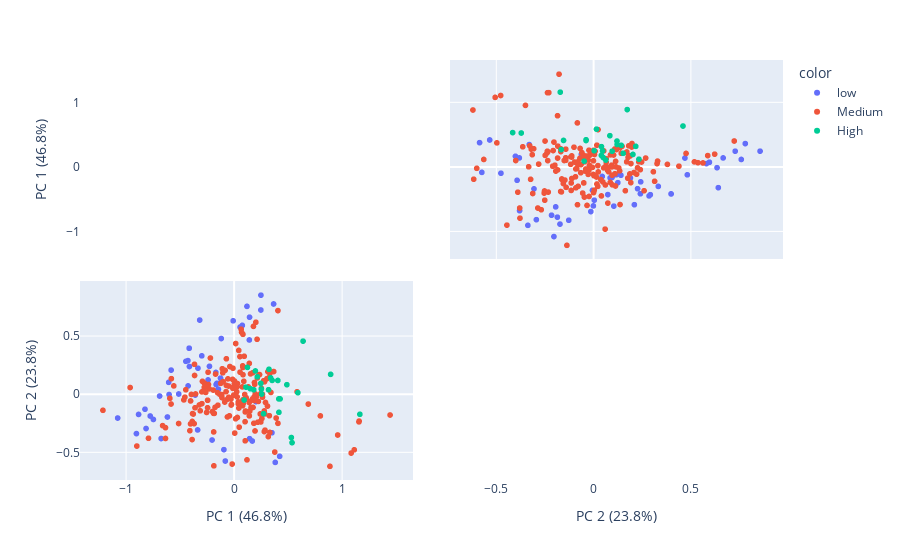

Source (notebook cell):
### Code cell
# for health_PC3_PC4
labels_3_4 = {
    str(i): f"PC {i+1} ({var:.1f}%)"
    for i, var in enumerate(pca.explained_variance_ratio_ * 100)
}
fig = px.scatter_matrix(
    health_pca_3_4,
    labels=labels,
    dimensions=range(2),
    color = rate_label
)
fig.update_traces(diagonal_visible=False)
fig.show()

### Figure 1 — Plotly figure (JSON) as saved in the notebook; plotly's stock layout.template omitted (floating-point values rounded to 4 significant figures; data arrays with more than 128 entries replaced by an {"elided": "..."} marker saying what was removed)
{"data": [{"diagonal": {"visible": false}, "dimensions": [{"axis": {"matches": true}, "label": "PC 1 (46.8%)", "values": [-0.3597, -0.241, -0.4278, -0.6021, 0.07569, -0.4135, -0.2282, -0.3186, -0.747, -0.6897, -1.078, -0.8155, -0.9042, -0.6758, -0.4158, -0.583, -0.8249, -0.119, -0.008691, 0.1192, -0.4158, -0.6056, 0.1412, 0.07569, 0.3656, 0.1428, -0.145, 0.2017, -0.1667, 0.2478, 0.05507, -0.8845, -0.5126, -0.3347, -0.4263, 0.2483, 0.3504, -0.3376, -0.1603, -0.6172, -0.1191, -0.1688, -0.4466, -0.2993, -0.7768, 0.4217, 0.1684, -0.1258, -0.09437, -0.2042, 0.3808, -0.08131, 0.1434]}, {"axis": {"matches": true}, "label": "PC 2 (23.8%)", "values": [-0.005747, 0.1245, 0.2915, -0.001236, 0.5949, 0.2405, 0.2419, 0.6409, -0.2162, -0.01421, -0.2039, -0.2941, -0.3379, -0.3805, 0.3982, 0.2095, -0.1277, 0.4815, 0.6343, 0.7588, 0.3982, 0.1038, 0.4693, 0.5949, 0.7795, 0.6656, 0.0444, -0.0626, 0.08477, 0.7275, 0.5798, -0.1727, 0.003537, 0.2259, 0.07304, 0.8555, -0.3307, -0.3063, 0.09468, -0.1949, 0.116, 0.1891, 0.285, 0.3324, -0.1862, -0.5341, -0.4018, 0.1403, -0.4763, -0.3932, -0.5861, -0.5744, -0.3816]}], "hoverlabel": {"namelength": 0}, "hovertemplate": "color=low<br>%{xaxis.title.text}=%{x}<br>%{yaxis.title.text}=%{y}", "legendgroup": "low", "marker": {"color": "#636efa", "symbol": "circle"}, "name": "low", "showlegend": true, "type": "splom"}, {"diagonal": {"visible": false}, "dimensions": [{"axis": {"matches": true}, "label": "PC 1 (46.8%)", "values": {"elided": "186 float values"}}, {"axis": {"matches": true}, "label": "PC 2 (23.8%)", "values": {"elided": "186 float values"}}], "hoverlabel": {"namelength": 0}, "hovertemplate": "color=Medium<br>%{xaxis.title.text}=%{x}<br>%{yaxis.title.text}=%{y}", "legendgroup": "Medium", "marker": {"color": "#EF553B", "symbol": "circle"}, "name": "Medium", "showlegend": true, "type": "splom"}, {"diagonal": {"visible": false}, "dimensions": [{"axis": {"matches": true}, "label": "PC 1 (46.8%)", "values": [0.4254, 0.2728, 0.4886, 0.5363, 0.3186, 0.2525, 0.4147, 0.11, 0.323, 0.1818, 0.1491, 0.2551, 0.352, 0.4138, 0.2471, 0.338, 0.09277, 0.4049, 0.2146, 0.5303, 0.1972, 0.6385, 1.164, 0.5905, 0.1235, 0.8936]}, {"axis": {"matches": true}, "label": "PC 2 (23.8%)", "values": [-0.03878, -0.1663, 0.08362, -0.4161, 0.04035, 0.04598, -0.1545, 0.06276, 0.2165, 0.04015, 0.04946, 0.002803, 0.1207, -0.03899, 0.09515, 0.1424, -0.0487, 0.1201, 0.1519, -0.3718, 0.2021, 0.4593, -0.1715, 0.01485, 0.2329, 0.1728]}], "hoverlabel": {"namelength": 0}, "hovertemplate": "color=High<br>%{xaxis.title.text}=%{x}<br>%{yaxis.title.text}=%{y}", "legendgroup": "High", "marker": {"color": "#00cc96", "symbol": "circle"}, "name": "High", "showlegend": true, "type": "splom"}], "layout": {"autosize": true, "dragmode": "select", "legend": {"title": {"text": "color"}, "tracegroupgap": 0}, "margin": {"t": 60}, "xaxis": {"autorange": true, "range": [-1.451, 1.68], "type": "linear"}, "xaxis2": {"autorange": true, "range": [-0.7515, 0.9868], "type": "linear"}, "yaxis": {"autorange": true, "range": [-1.451, 1.68], "type": "linear"}, "yaxis2": {"autorange": true, "range": [-0.7515, 0.9868], "type": "linear"}}}
